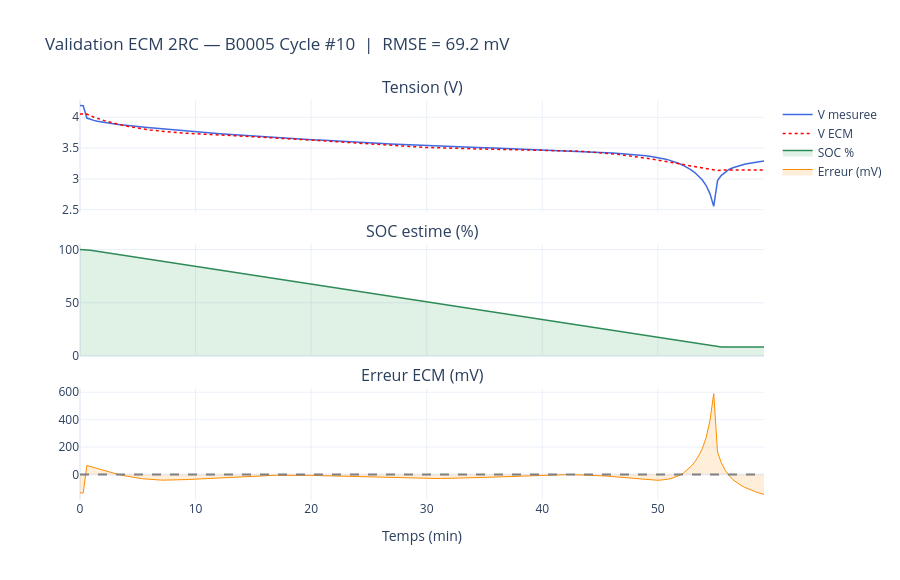

Source (notebook cell):
### Markdown cell above
## 4. Validation sur cycle independant (cycle #10)

### Code cell
val   = disch_b05[disch_b05['cycle_idx'] == cycle_ids[9]].copy()
t_v   = val['time_s'].values.astype(float)
I_v   = val['current_A'].values.astype(float)
V_v   = val['voltage_V'].values.astype(float)

V_sim, soc_sim, _, _ = simulate_ecm(t_v, I_v, params_opt, ocv_poly, Q_NOM)
t_min  = (t_v - t_v[0]) / 60
err_mv = (V_sim - V_v) * 1000
rmse_v = np.sqrt(np.mean(err_mv**2))
mae_v  = np.mean(np.abs(err_mv))

print(f'RMSE : {rmse_v:.2f} mV  |  MAE : {mae_v:.2f} mV  |  Max : {np.max(np.abs(err_mv)):.2f} mV')

fig = make_subplots(rows=3, cols=1, shared_xaxes=True,
    subplot_titles=('Tension (V)', 'SOC estime (%)', 'Erreur ECM (mV)'),
    vertical_spacing=0.08)
fig.add_trace(go.Scatter(x=t_min, y=V_v,      name='V mesuree',
    line=dict(color='royalblue', width=1.5)), row=1, col=1)
fig.add_trace(go.Scatter(x=t_min, y=V_sim,    name='V ECM',
    line=dict(color='red', width=1.5, dash='dot')), row=1, col=1)
fig.add_trace(go.Scatter(x=t_min, y=soc_sim*100, name='SOC %',
    line=dict(color='seagreen', width=1.5),
    fill='tozeroy', fillcolor='rgba(46,160,87,0.15)'), row=2, col=1)
fig.add_trace(go.Scatter(x=t_min, y=err_mv,   name='Erreur (mV)',
    line=dict(color='darkorange', width=1),
    fill='tozeroy', fillcolor='rgba(255,140,0,0.15)'), row=3, col=1)
fig.add_hline(y=0, line_dash='dash', line_color='gray', row=3, col=1)
fig.update_layout(
    title=f'Validation ECM 2RC — B0005 Cycle #10  |  RMSE = {rmse_v:.1f} mV',
    xaxis3_title='Temps (min)', template='plotly_white', height=580)
fig.show()
fig.write_html(str(DATA_PROC / 'fig_07_ecm_validation.html'))
print('Figure → data/processed/fig_07_ecm_validation.html')

### Figure 1 — Plotly figure (JSON) as saved in the notebook; plotly's stock layout.template omitted (floating-point values rounded to 4 significant figures; data arrays with more than 128 entries replaced by an {"elided": "..."} marker saying what was removed)
{"data": [{"line": {"color": "royalblue", "width": 1.5}, "name": "V mesuree", "type": "scatter", "x": {"elided": "190 float values"}, "xaxis": "x", "y": {"elided": "190 float values"}, "yaxis": "y"}, {"line": {"color": "red", "dash": "dot", "width": 1.5}, "name": "V ECM", "type": "scatter", "x": {"elided": "190 float values"}, "xaxis": "x", "y": {"elided": "190 float values"}, "yaxis": "y"}, {"fill": "tozeroy", "fillcolor": "rgba(46,160,87,0.15)", "line": {"color": "seagreen", "width": 1.5}, "name": "SOC %", "type": "scatter", "x": {"elided": "190 float values"}, "xaxis": "x2", "y": {"elided": "190 float values"}, "yaxis": "y2"}, {"fill": "tozeroy", "fillcolor": "rgba(255,140,0,0.15)", "line": {"color": "darkorange", "width": 1}, "name": "Erreur (mV)", "type": "scatter", "x": {"elided": "190 float values"}, "xaxis": "x3", "y": {"elided": "190 float values"}, "yaxis": "y3"}], "layout": {"annotations": [{"font": {"size": 16}, "showarrow": false, "text": "Tension (V)", "x": 0.5, "xanchor": "center", "xref": "paper", "y": 1.0, "yanchor": "bottom", "yref": "paper"}, {"font": {"size": 16}, "showarrow": false, "text": "SOC estime (%)", "x": 0.5, "xanchor": "center", "xref": "paper", "y": 0.64, "yanchor": "bottom", "yref": "paper"}, {"font": {"size": 16}, "showarrow": false, "text": "Erreur ECM (mV)", "x": 0.5, "xanchor": "center", "xref": "paper", "y": 0.28, "yanchor": "bottom", "yref": "paper"}], "height": 580, "shapes": [{"line": {"color": "gray", "dash": "dash"}, "type": "line", "x0": 0, "x1": 1, "xref": "x3 domain", "y0": 0, "y1": 0, "yref": "y3"}], "title": {"text": "Validation ECM 2RC — B0005 Cycle #10  |  RMSE = 69.2 mV"}, "xaxis": {"anchor": "y", "domain": [0.0, 1.0], "matches": "x3", "showticklabels": false}, "xaxis2": {"anchor": "y2", "domain": [0.0, 1.0], "matches": "x3", "showticklabels": false}, "xaxis3": {"anchor": "y3", "domain": [0.0, 1.0], "title": {"text": "Temps (min)"}}, "yaxis": {"anchor": "x", "domain": [0.72, 1.0]}, "yaxis2": {"anchor": "x2", "domain": [0.36, 0.64]}, "yaxis3": {"anchor": "x3", "domain": [0.0, 0.28]}}}
